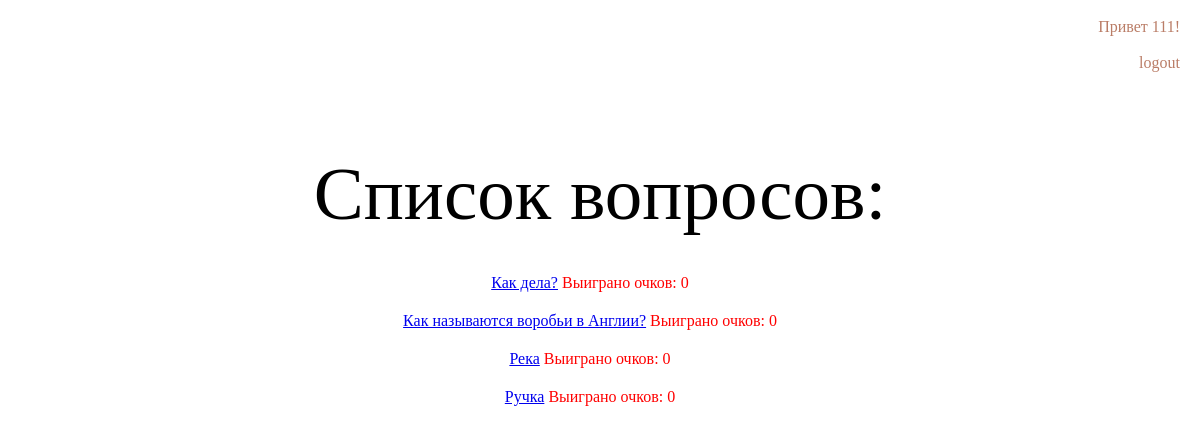
/1/ (signed in), run on the app's committed database.
### quiz/apps/questions/models.py (models this page shows, shortened)
class Question (models.Model):
    quiz = models.ForeignKey('Quiz', on_delete=models.CASCADE)
    question_text = models.CharField('Текст вопроса', max_length = 500)
    variant_1 = models.CharField('Вариант 1', max_length = 200)
    variant_2 = models.CharField('Вариант 2', max_length = 200)
    variant_3 = models.CharField('Вариант 3', max_length = 200)
    correct_var = models.CharField('Правильный вариант', max_length=200)
    value = models.IntegerField("Ценность вопроса")

### quiz/apps/questions/views.py (the view)
# urls.py: path('<int:quiz_id>/', views.quiz_details, name = 'quiz_details'),
def quiz_details(request, quiz_id):
    a = Quiz.objects.get(id=quiz_id)
    cursor = connection.cursor()
    user = request.user.get_username()
    if user != "":
        select_questions_list = """select questions_question.id, questions_question.question_text from questions_question where questions_question.quiz_id = '%s'""" %(quiz_id)
        cursor.execute(select_questions_list)
        quest_list = cursor.fetchall()
        x = []
        for quest in quest_list:
            x.append(quest)
        select_user_id_in_quiz = """select auth_user.id
                from auth_user
                WHERE auth_user.username = '%s'""" %(user,)
        cursor.execute(select_user_id_in_quiz)
        user_id = cursor.fetchall()
        select_done_score = """select questions_question.id, question_text, questions_score.score from questions_question
        left join questions_score on questions_question.id = questions_score.question_id
        left join questions_quiz on questions_question.quiz_id = questions_quiz.id
        LEFT JOIN auth_user on questions_score.user_id = auth_user.id
        WHERE auth_user.id = '%s' and questions_quiz.id = '%s'""" %(user_id[0][0], quiz_id)
        cursor.execute(select_done_score)
        raw_result = cursor.fetchall()
        done_score = []
        new_data = []
        id_checked =[]
        for result in raw_result:
            done_score.append(result)
        for para in done_score:
            if para[2] != "" and para[0] not in id_checked:
                diction = [para[0], para[1], para[2]]
                new_data.append(diction)
                id_checked.append(para[0])
        for pair in x:
            if pair[0] not in id_checked:
                diction2 = [pair[0], pair[1], '0']
                new_data.append(diction2)
                id_checked.append(pair[0])
            print(new_data)
    elif user == "":
        a = Quiz.objects.get(id=quiz_id)
        new_data = a.question_set.all()
        print(new_data)
    return render(request, 'questions/question_list.html', {'new_data':new_data})

### quiz/templates/questions/question_list.html (shortened to what this page needs)
{% extends 'questions/base.html' %}
{% block content %}
    <p align="center" class="text1">Список вопросов:</p>
    {% if user.is_authenticated %}
        {% for elem in new_data %}
            <p align="center" class = 'ac'><a href="{{ forloop.counter0 }}">{{elem.1}}</a> Выиграно очков: {{elem.2}}</p>
        {%endfor%}
    {% else %}
        {% for elem in new_data %}
        <a href="{{ forloop.counter0 }}" class = 'link1'>{{elem}}</a><br>
        {%endfor%}
    {%endif%}
{% endblock %}

### quiz/templates/questions/base.html (shortened to what this page needs)
<!DOCTYPE html>
{% load static %}
{% load staticfiles %}
<html lang="en">
<head>
    <link rel="stylesheet" href="{% static 'css/questions.css' %}">
</head>
<body>
    {% if user.is_authenticated %}
    <p align="right" class = 's3'> Привет {{ user.username }}!</p>
        <p align="right" ><a href="{% url 'LogoutView' %}" class = 's3'>logout</a></p><br>
    {% else %}
        <p align="right"  class="s3">Вы не вошли в систему</p>
        <p align="right"><a href="{% url 'login_user' %}" class="s3">Войти</a><br></p>
        <p align="right"><a href="{% url 'signup' %}" class="s3">Зарегистрироваться</a><br></p>
    {%endif%}
    {% block content %}
    {% endblock %}
</body>
</html>

### quiz/static/css/questions.css (style rules this page uses)
.ac { color: red; border: 2px solid transparent; text-decoration:none; font-family: 'Pacifico', cursive; padding-right: 20px; }
.s3 { color: #BA7D67; border: 2px solid transparent; text-decoration:none; font-family: 'Pacifico', cursive; padding-right: 10px; }
.text1 { padding: 5px; margin-bottom: 30px; margin-top: 40px; vertical-align:middle; font-family: 'Pacifico', cursive; font-size:75px; text-align: center; }

### data on the page
Question: question_text "Как дела?", elem "0"
Question: question_text "Как называются воробьи в Англии?", elem "0"
Question: question_text "Река", elem "0"

### other printed values
{{ user.username }} "111"
{{ elem.1 }} "Ручка"
{{ elem.2 }} "0"
